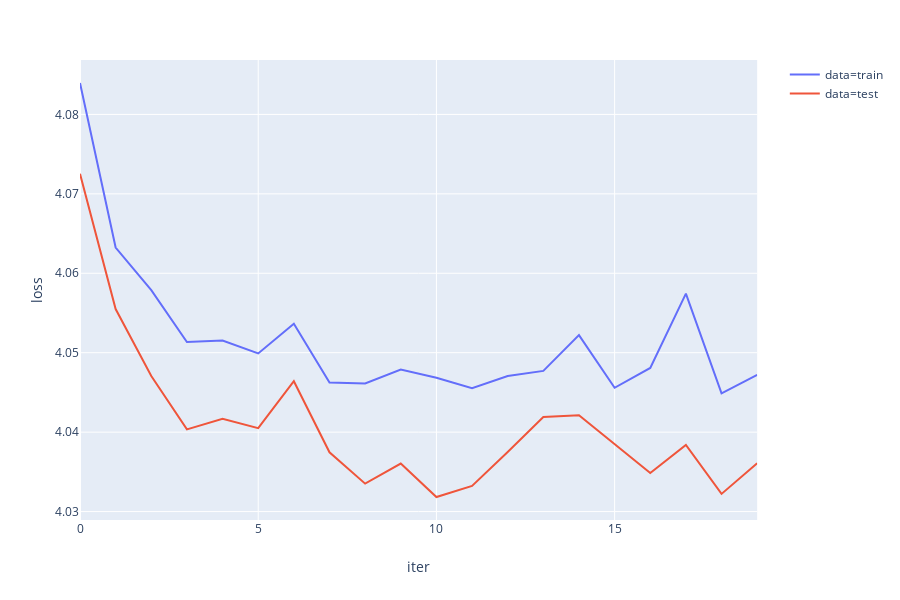

The cell this chart's notebook holds for it:
### Code cell
px.line(df, x='iter', y='loss', color='data')

### Figure 1 — Plotly figure (JSON) as saved in the notebook; plotly's stock layout.template omitted (floating-point values rounded to 4 significant figures)
{"data": [{"hoverlabel": {"namelength": 0}, "hovertemplate": "data=train<br>iter=%{x}<br>loss=%{y}", "legendgroup": "data=train", "line": {"color": "#636efa", "dash": "solid"}, "mode": "lines", "name": "data=train", "showlegend": true, "type": "scatter", "x": [0, 1, 2, 3, 4, 5, 6, 7, 8, 9, 10, 11, 12, 13, 14, 15, 16, 17, 18, 19], "xaxis": "x", "y": [4.084, 4.063, 4.058, 4.051, 4.052, 4.05, 4.054, 4.046, 4.046, 4.048, 4.047, 4.046, 4.047, 4.048, 4.052, 4.046, 4.048, 4.057, 4.045, 4.047], "yaxis": "y"}, {"hoverlabel": {"namelength": 0}, "hovertemplate": "data=test<br>iter=%{x}<br>loss=%{y}", "legendgroup": "data=test", "line": {"color": "#EF553B", "dash": "solid"}, "mode": "lines", "name": "data=test", "showlegend": true, "type": "scatter", "x": [0, 1, 2, 3, 4, 5, 6, 7, 8, 9, 10, 11, 12, 13, 14, 15, 16, 17, 18, 19], "xaxis": "x", "y": [4.073, 4.055, 4.047, 4.04, 4.042, 4.04, 4.046, 4.037, 4.034, 4.036, 4.032, 4.033, 4.037, 4.042, 4.042, 4.038, 4.035, 4.038, 4.032, 4.036], "yaxis": "y"}], "layout": {"height": 600, "legend": {"tracegroupgap": 0}, "margin": {"t": 60}, "xaxis": {"anchor": "y", "domain": [0, 0.98], "title": {"text": "iter"}}, "yaxis": {"anchor": "x", "domain": [0, 1], "title": {"text": "loss"}}}}
